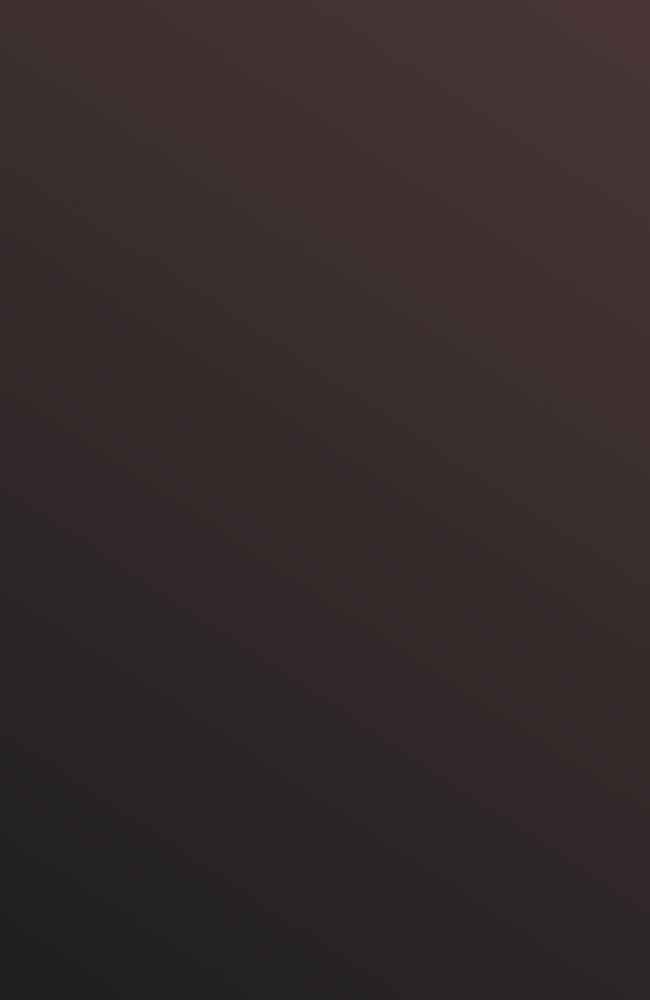
#> input picture bg.png, 1300 x 2000 px (shown at 1/2 size)
$ python create.py   (older library calls are emulated)
#> lines starting #> are read from the running program, lines starting #| are printed output that depends on the picture
from PIL import Image, ImageDraw, ImageSequence, ImageFont
import io, sys, os, getopt
import pathlib


#https://stackoverflow.com/a/11291419
def add_corners (im, rad):
    circle = Image.new ('L', (rad * 2, rad * 2), 0)
    draw = ImageDraw.Draw (circle)
    draw.ellipse ((0, 0, rad * 2, rad * 2), fill = 255)
    alpha = Image.new ('L', im.size, 255)
    w, h = im.size
    alpha.paste (circle.crop ((0, 0, rad, rad)), (0, 0))
    alpha.paste (circle.crop ((0, rad, rad, rad * 2)), (0, h-rad))
    alpha.paste (circle.crop ((rad, 0, rad * 2, rad)), (w-rad, 0))
    alpha.paste (circle.crop ((rad, rad, rad * 2, rad * 2)), (w-rad, h-rad))
    im.putalpha (alpha)
    return im


INPUT_FILE = "input.mp4"
OUTPUT_FILE = "output.mp4"
STATUS_CUT = 48
BACKGROUND_COLOR = "#1f1f1f"
VERBOOSE = "&>/dev/null"
URL="t-e-l.github.io"
VERSION="0.1"
#open images
background = Image.open("bg.png")
#> background is the input picture: PIL image 1300x2000 RGBA; mean R, G, B, A 52.4, 42.5, 43, 255
phone = Image.open("phone.png")
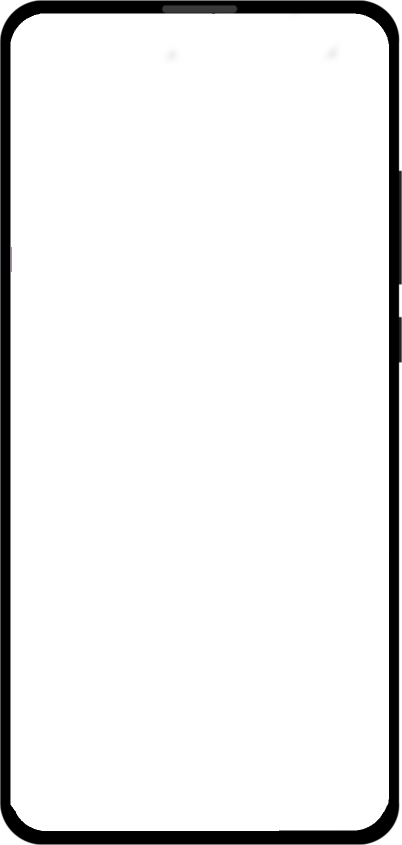
#> input picture phone.png, 804 x 1690 px (shown at 1/2 size)
#> phone is the input picture: PIL image 804x1690 RGBA; mean R, G, B, A 0.3, 0.2, 0.2, 20.5
phone_top = Image.open("phone_top.png")
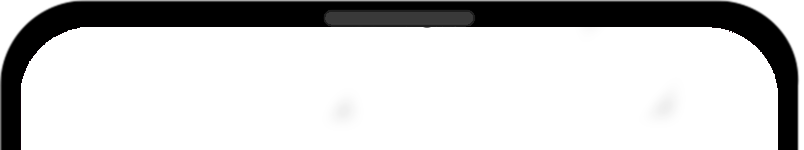
#> input picture phone_top.png, 804 x 150 px
#> phone_top is the input picture: PIL image 804x150 RGBA; mean R, G, B, A 2, 1.9, 1.9, 53
#> (the run stopped early here; a loop or call above may not have finished)
